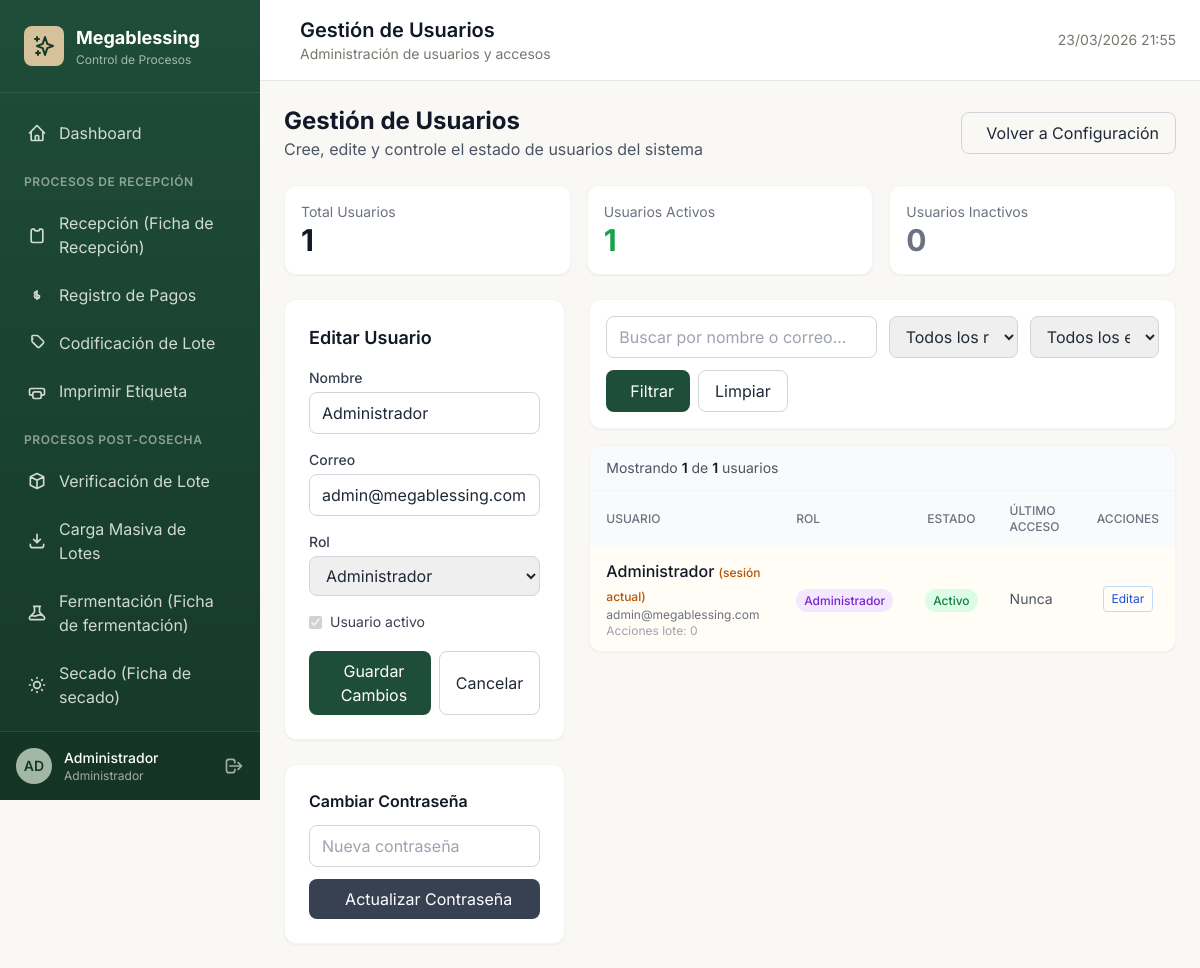
The page /usuarios/index.php?edit=1 (signed in) on the database its author committed.
### tables this page shows
CREATE TABLE IF NOT EXISTS `usuarios` (
    `id` INT PRIMARY KEY AUTO_INCREMENT,
    `nombre` VARCHAR(100) NOT NULL,
    `email` VARCHAR(100) UNIQUE NOT NULL,
    `password` VARCHAR(255) NOT NULL,
    `rol_id` INT NOT NULL,
    `avatar` VARCHAR(255),
    `activo` TINYINT(1) DEFAULT 1,
    `ultimo_acceso` DATETIME,
    `created_at` TIMESTAMP DEFAULT CURRENT_TIMESTAMP,
    `updated_at` TIMESTAMP DEFAULT CURRENT_TIMESTAMP ON UPDATE CURRENT_TIMESTAMP,
    FOREIGN KEY (`rol_id`) REFERENCES `roles`(`id`)
);

CREATE TABLE IF NOT EXISTS `roles` (
    `id` INT PRIMARY KEY AUTO_INCREMENT,
    `nombre` VARCHAR(50) NOT NULL,
    `descripcion` TEXT,
    `permisos` JSON,
    `activo` TINYINT(1) DEFAULT 1,
    `created_at` TIMESTAMP DEFAULT CURRENT_TIMESTAMP
);

### usuarios/index.php (the view, shortened to what the rows shown need)
<?php
require_once __DIR__ . '/../bootstrap.php';
$db = Database::getInstance();
$currentUserId = (int) Auth::id();
$roles = $db->fetchAll("
    SELECT id, nombre, descripcion, activo
    FROM roles
    ORDER BY nombre ASC
");
$rolesActivos = array_values(array_filter($roles, static fn(array $rol): bool => (int)($rol['activo'] ?? 1) === 1));
$pagina = max(1, (int)($_GET['page'] ?? 1));
$where = ['1=1'];
$params = [];
$whereClause = implode(' AND ', $where);
$total = (int)($db->fetch(
    "SELECT COUNT(*) as total
     FROM usuarios u
     LEFT JOIN roles r ON r.id = u.rol_id
     WHERE {$whereClause}",
    $params
)['total'] ?? 0);
$pagination = Helpers::paginate($total, ITEMS_PER_PAGE, $pagina);
$perPage = max(1, (int)$pagination['per_page']);
$offset = max(0, (int)$pagination['offset']);
$usuarios = $db->fetchAll(
    "SELECT u.*, r.nombre as rol_nombre,
            (SELECT COUNT(*) FROM lotes_historial h WHERE h.usuario_id = u.id) as acciones_count
     FROM usuarios u
     LEFT JOIN roles r ON r.id = u.rol_id
     WHERE {$whereClause}
     ORDER BY u.created_at DESC, u.id DESC
     LIMIT {$perPage} OFFSET {$offset}",
    $params
);
$editUsuario = null;
$editId = (int)($_GET['edit'] ?? 0);
if ($editId > 0) {
    $editUsuario = $db->fetch(
        "SELECT u.*, r.nombre as rol_nombre
         FROM usuarios u
         LEFT JOIN roles r ON r.id = u.rol_id
         WHERE u.id = ?",
        [$editId]
    );
}
$roleBadgeClass = static function (?string $rolNombre): string {
    $rol = strtolower(trim((string)$rolNombre));
    if (str_contains($rol, 'admin')) return 'bg-purple-100 text-purple-700';
    if (str_contains($rol, 'recep')) return 'bg-emerald-100 text-emerald-700';
    if (str_contains($rol, 'pago')) return 'bg-teal-100 text-teal-700';
    if (str_contains($rol, 'super')) return 'bg-blue-100 text-blue-700';
    if (str_contains($rol, 'oper')) return 'bg-amber-100 text-amber-700';
    if (str_contains($rol, 'calidad')) return 'bg-cyan-100 text-cyan-700';
    return 'bg-gray-100 text-gray-700';
};
?>
<div class="space-y-6">
    <div class="flex flex-wrap items-center justify-between gap-4">
        <div>
            <h1 class="text-2xl font-bold text-gray-900">Gestión de Usuarios</h1>
        </div>
    </div>
    <div class="grid grid-cols-1 lg:grid-cols-3 gap-6">
        <div class="space-y-6">
            <div class="bg-white rounded-xl shadow-sm border border-gray-100 p-6">
                <h2 class="text-lg font-semibold text-gray-900 mb-4">
                    <?= $editUsuario ? 'Editar Usuario' : 'Nuevo Usuario' ?>
                </h2>
                <form method="POST" class="space-y-4">
                    <div>
                        <label class="block text-sm font-medium text-gray-700 mb-1">Nombre</label>
                        <input type="text" name="nombre" required
                               value="<?= e($editUsuario['nombre'] ?? '') ?>"
                               class="w-full px-3 py-2 border border-gray-300 rounded-lg focus:ring-2 focus:ring-primary focus:border-primary">
                    </div>
                    <div>
                        <label class="block text-sm font-medium text-gray-700 mb-1">Correo</label>
                        <input type="email" name="email" required
                               value="<?= e($editUsuario['email'] ?? '') ?>"
                               class="w-full px-3 py-2 border border-gray-300 rounded-lg focus:ring-2 focus:ring-primary focus:border-primary">
                    </div>
                    <div>
                        <label class="block text-sm font-medium text-gray-700 mb-1">Rol</label>
                        <select name="rol_id" required
                                class="w-full px-3 py-2 border border-gray-300 rounded-lg focus:ring-2 focus:ring-primary focus:border-primary">
                            <?php foreach ($rolesActivos as $rol): ?>
                            <option value="<?= (int)$rol['id'] ?>" <?= ((int)($editUsuario['rol_id'] ?? 0) === (int)$rol['id']) ? 'selected' : '' ?>>
                                <?= e($rol['nombre']) ?>
                            </option>
                            <?php endforeach; ?>
                        </select>
                    </div>
                    <label class="inline-flex items-center gap-2">
                        <input type="checkbox" name="activo" value="1"
                               <?= ((int)($editUsuario['activo'] ?? 1) === 1) ? 'checked' : '' ?>
                               <?= ($editUsuario && (int)$editUsuario['id'] === $currentUserId) ? 'disabled' : '' ?>>
                        <span class="text-sm text-gray-700">Usuario activo</span>
                    </label>
                </form>
            </div>
        </div>
        <div class="lg:col-span-2 space-y-4">
            <div class="bg-white rounded-xl shadow-sm border border-gray-100 overflow-hidden">
                <div class="overflow-x-auto">
                    <table class="w-full">
                        <thead class="bg-gray-50">
                            <tr>
                                <th class="px-4 py-3 text-left text-xs font-medium text-gray-500 uppercase">Usuario</th>
                                <th class="px-4 py-3 text-left text-xs font-medium text-gray-500 uppercase">Rol</th>
                                <th class="px-4 py-3 text-center text-xs font-medium text-gray-500 uppercase">Estado</th>
                                <th class="px-4 py-3 text-left text-xs font-medium text-gray-500 uppercase">Último Acceso</th>
                                <th class="px-4 py-3 text-center text-xs font-medium text-gray-500 uppercase">Acciones</th>
                            </tr>
                        </thead>
                        <tbody class="divide-y divide-gray-100">
                            <?php foreach ($usuarios as $usr): ?>
                            <?php $esActual = (int)$usr['id'] === $currentUserId; ?>
                            <tr class="<?= $esActual ? 'bg-amber-50/50' : 'hover:bg-gray-50' ?>">
                                <td class="px-4 py-3">
                                    <div class="font-medium text-gray-900">
                                        <?= e($usr['nombre']) ?>
                                        <?php if ($esActual): ?>
                                        <span class="text-xs text-amber-700">(sesión actual)</span>
                                        <?php endif; ?>
                                    </div>
                                    <div class="text-xs text-gray-500"><?= e($usr['email']) ?></div>
                                    <div class="text-xs text-gray-400">Acciones lote: <?= number_format((int)($usr['acciones_count'] ?? 0)) ?></div>
                                </td>
                                <td class="px-4 py-3">
                                    <span class="px-2 py-1 rounded-full text-xs font-medium <?= $roleBadgeClass($usr['rol_nombre'] ?? null) ?>">
                                        <?= e($usr['rol_nombre'] ?? 'Sin rol') ?>
                                    </span>
                                </td>
                                <td class="px-4 py-3 text-center">
                                    <?php if ((int)$usr['activo'] === 1): ?>
                                    <span class="px-2 py-1 rounded-full text-xs font-medium bg-green-100 text-green-700">Activo</span>
                                    <?php else: ?>
                                    <span class="px-2 py-1 rounded-full text-xs font-medium bg-gray-100 text-gray-600">Inactivo</span>
                                    <?php endif; ?>
                                </td>
                                <td class="px-4 py-3 text-sm text-gray-600">
                                    <?= $usr['ultimo_acceso'] ? date('d/m/Y H:i', strtotime($usr['ultimo_acceso'])) : 'Nunca' ?>
                                </td>
                                <td class="px-4 py-3">
                                    <div class="flex flex-wrap items-center justify-center gap-2">
                                        <a href="<?= APP_URL ?>/usuarios/index.php?edit=<?= (int)$usr['id'] ?>"
                                           class="inline-flex items-center px-2 py-1 text-xs border border-blue-200 text-blue-700 rounded hover:bg-blue-50">
                                            Editar
                                        </a>
                                    </div>
                                </td>
                            </tr>
                            <?php endforeach; ?>
                        </tbody>
                    </table>
                </div>
            </div>
        </div>
    </div>
</div>
<?php
include __DIR__ . '/../templates/layouts/main.php';

### rows shown on the page
usuarios: nombre "Administrador", email "admin@megablessing.com", rol_id "Administrador", activo "☑", shows "(sesión actual)", acciones_count "0", rol.nombre "Administrador", shows "Activo", shows "Nunca"

### other values the page prints
substr($currentUser['nombre'], 0, 2) "AD"
$currentUser['nombre'] "Administrador"
$currentUser['rol'] "Administrador"
$pageTitle "Gestión de Usuarios"
$pageSubtitle "Administración de usuarios y accesos"
$stats['total'] "1"
$stats['activos'] "1"
$stats['inactivos'] "0"
count($usuarios) "1"
$total "1"
